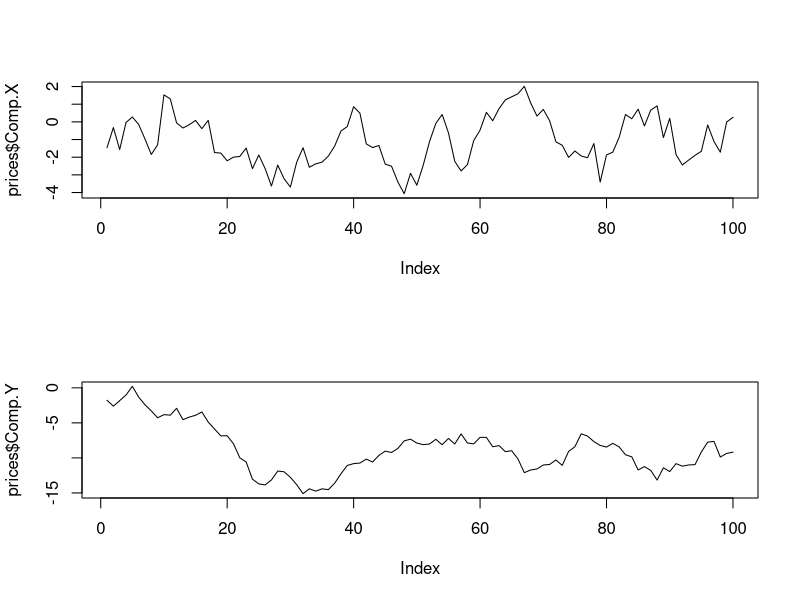
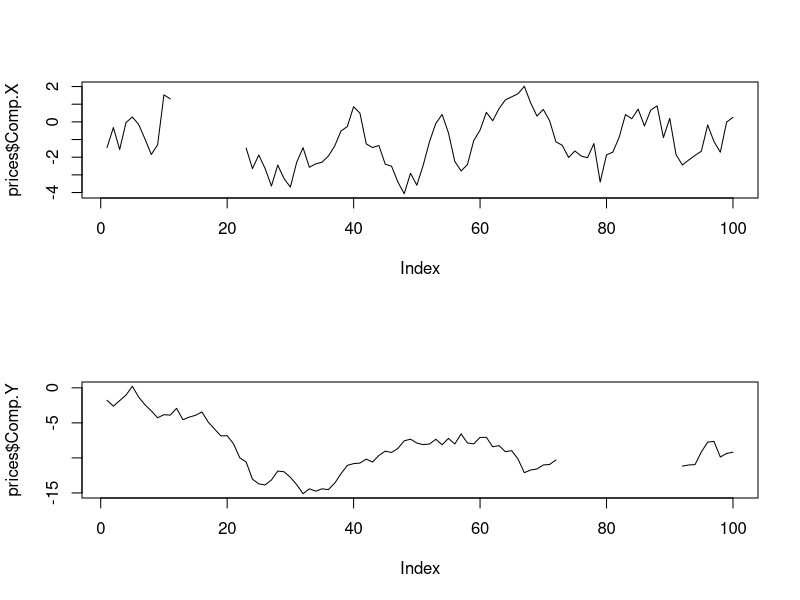
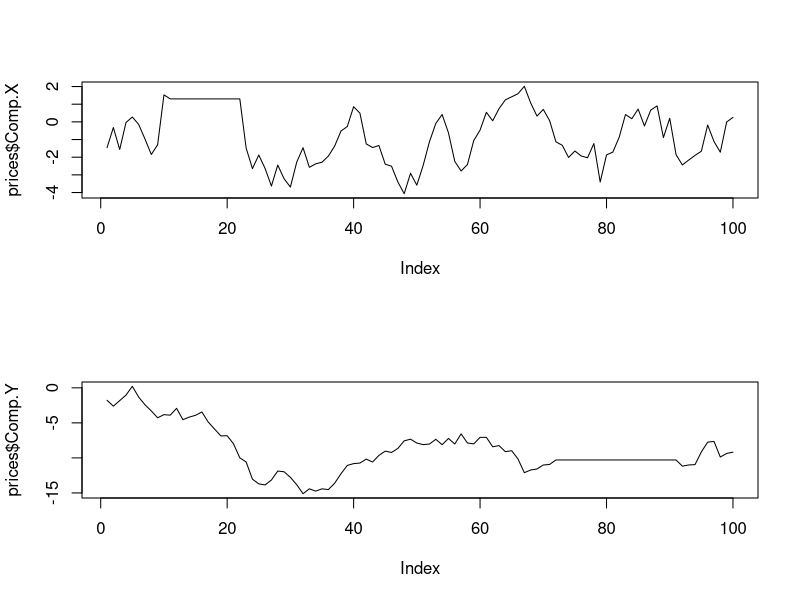
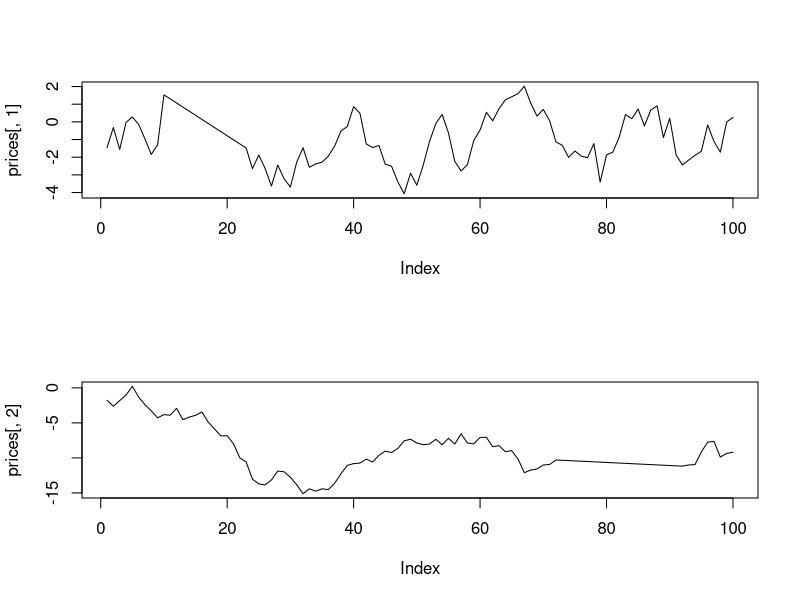

These figures' R source, in order:
Data <-read.table("Weights.txt",header = T, sep = '.')
Data
is.na(Data)
is.na(Data[1,1])
Data[1,2]<-NA

mean(Data$Height)
mean(na.omit(Data$Height))
mean(Data$Height, na.rm = T)
na.omit(Data$Height)
complete.cases(Data)

complete.Data <- Data[complete.cases(Data),]
complete.Data

prices <- data.frame(Comp.X=cumsum(rnorm(100)),Comp.Y=cumsum(rnorm(100)))
par(mfrow=c(2,1))
plot(prices$Comp.X, type = 'l')
plot(prices$Comp.Y, type = 'l')

prices[12:22,1] <-NA
prices[73:91,2] <-NA
plot(prices$Comp.X, type = 'l')
plot(prices$Comp.Y, type = 'l')

require(xts)
prices<- na.locf(prices)
plot(prices$Comp.X, type = 'l')
plot(prices$Comp.Y, type = 'l')

prices[12:22,1] <-NA
prices[73:91,2] <-NA
prices <- na.fill(prices,fill='extend')
plot(prices[,1], type = 'l')
plot(prices[,2], type = 'l')


0/0
is.nan(0/0)
is.infinite(21/0)



